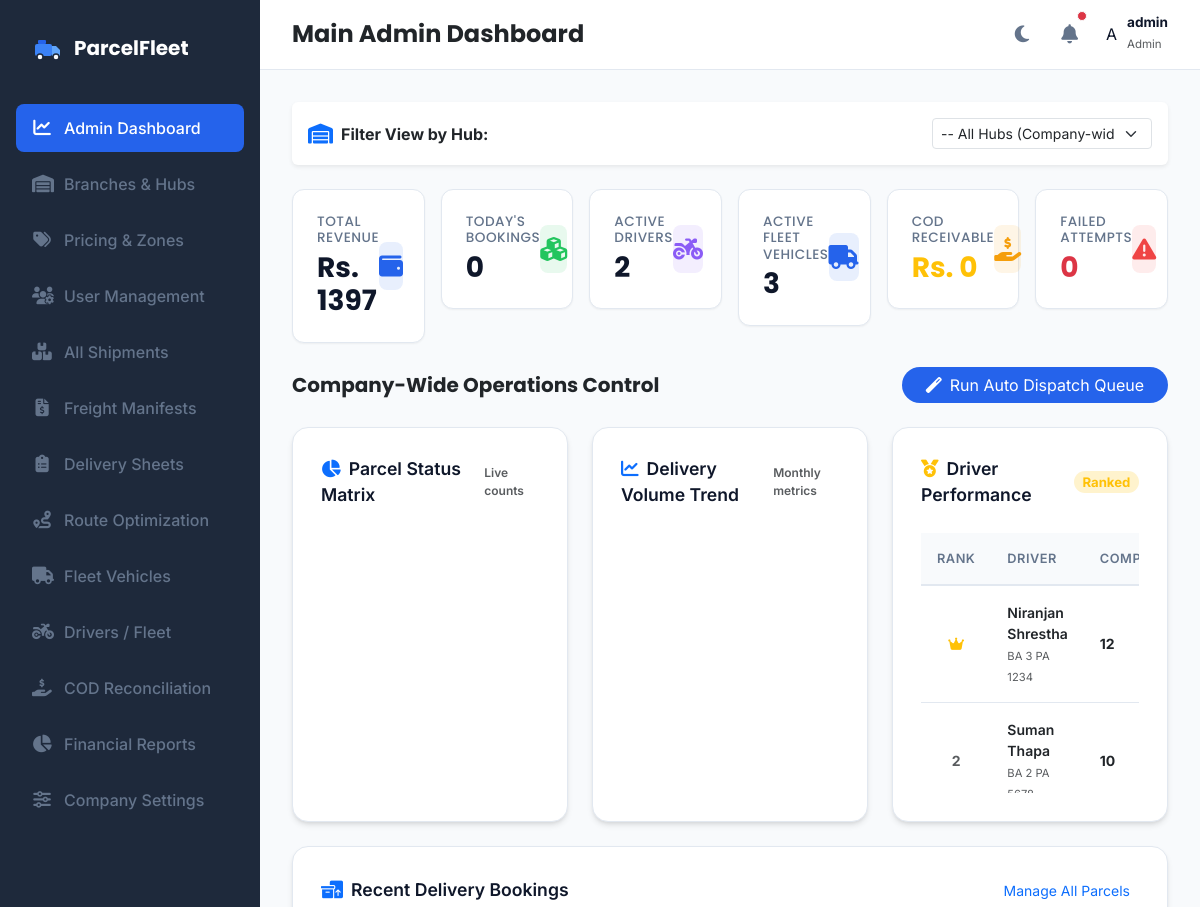
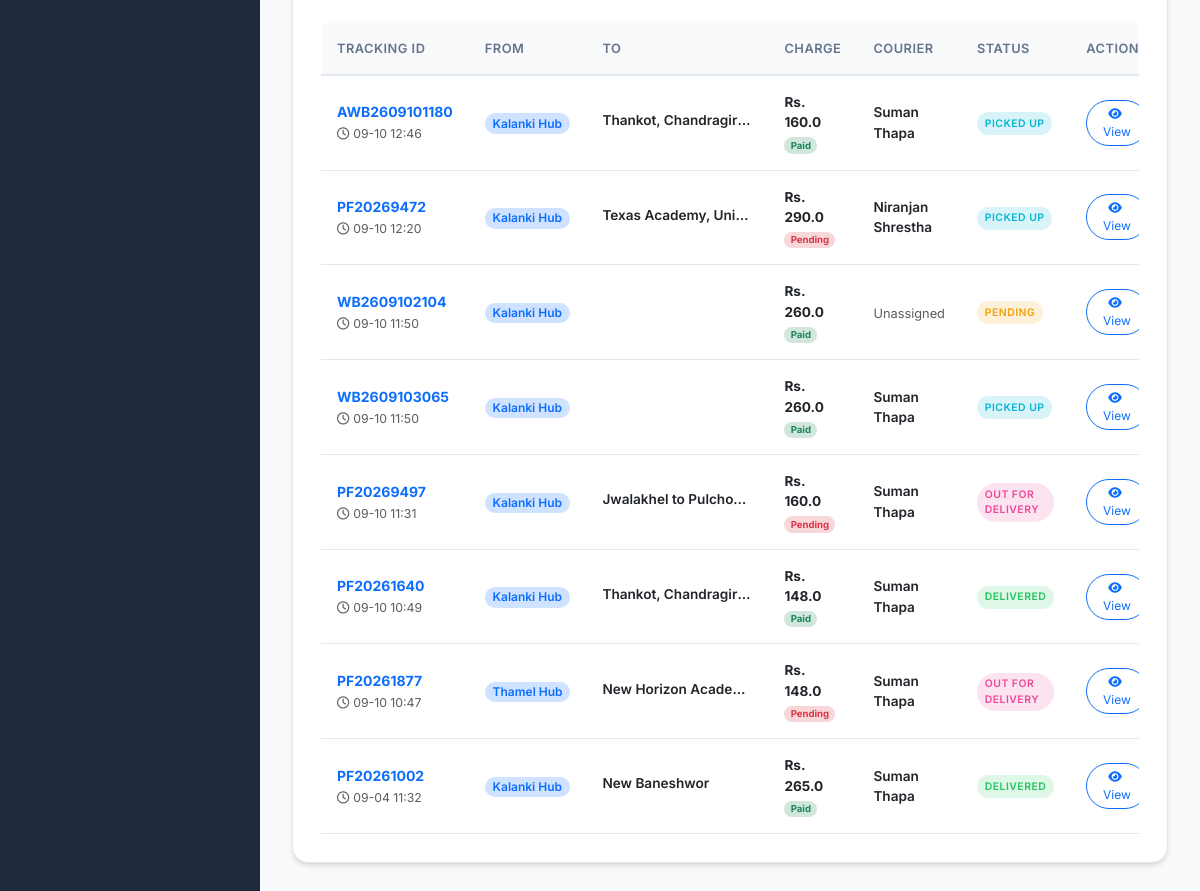
The app's page /admin/dashboard (signed in), older data (2 pictures, top to bottom).
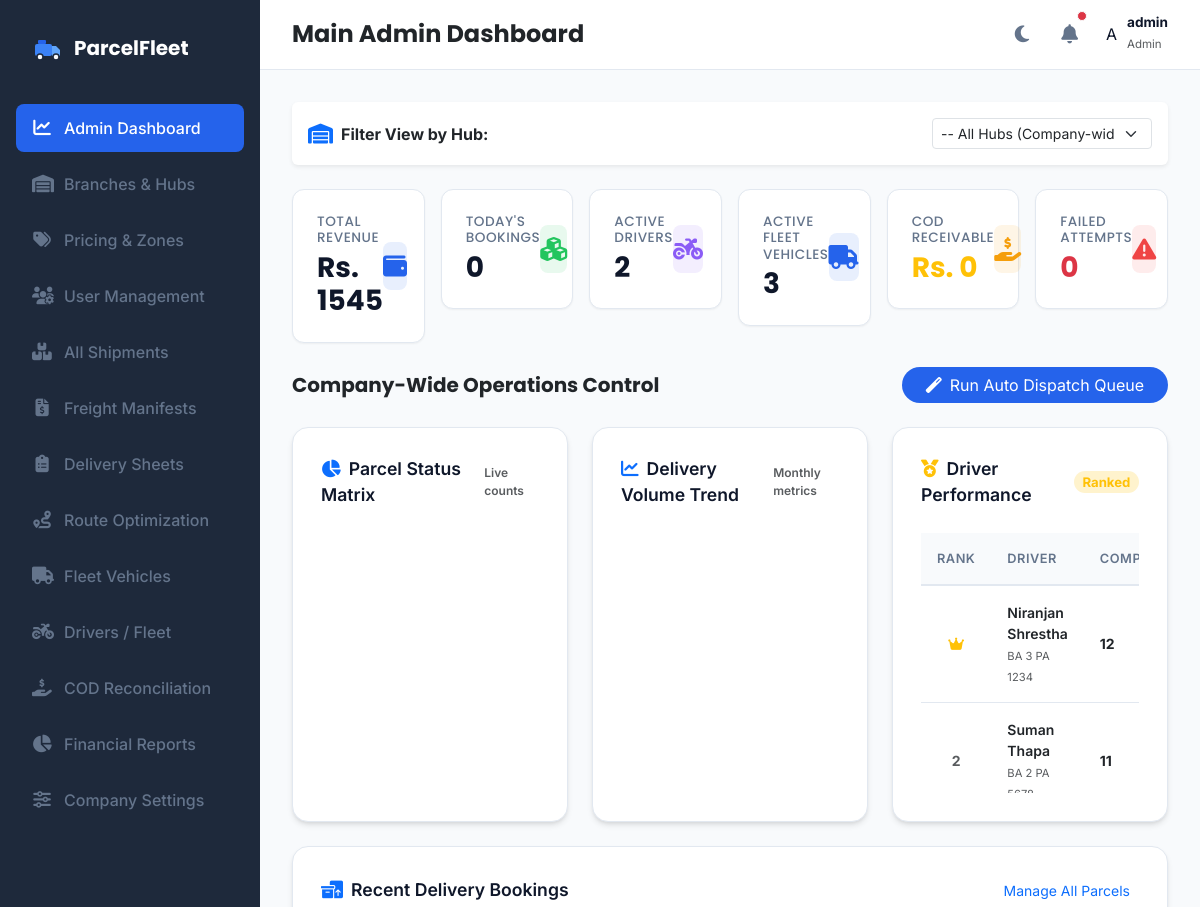
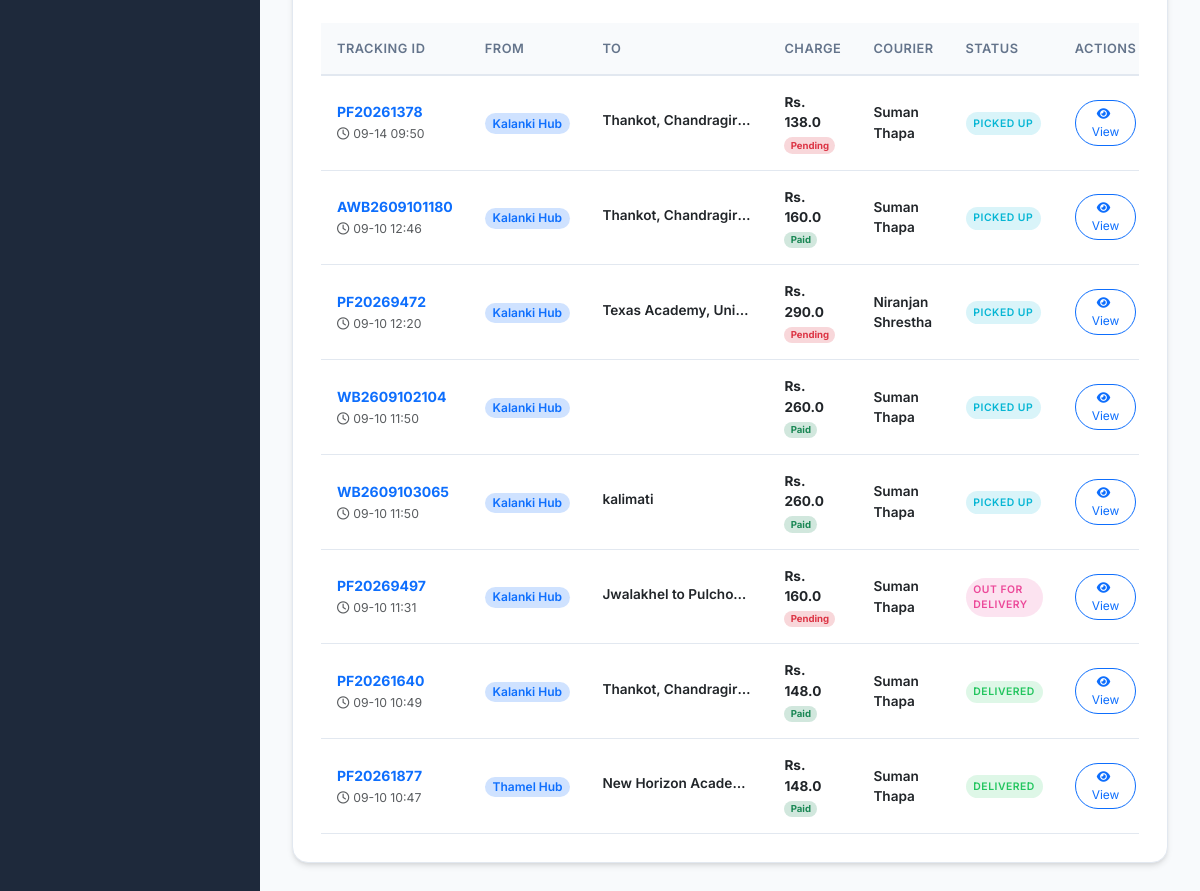
The same page, newer data (2 pictures, top to bottom).
### models.py (models this page shows, shortened)
class Driver(db.Model):
    __tablename__ = 'drivers'
    id = db.Column(db.Integer, primary_key=True)
    user_id = db.Column(db.Integer, db.ForeignKey('users.id'), nullable=True)
    name = db.Column(db.String(100), nullable=False)
    phone = db.Column(db.String(20), nullable=False, unique=True)
    email = db.Column(db.String(100), nullable=True, unique=True)
    vehicle_number = db.Column(db.String(50), nullable=False)  # Kept for backward compatibility
    availability = db.Column(db.String(20), default='Available')  # 'Available', 'On Delivery', 'Offline', 'On Break'
    latitude = db.Column(db.Float, nullable=False, default=27.7172)  # Default Kathmandu Coordinates
    longitude = db.Column(db.Float, nullable=False, default=85.3240)
    completed_deliveries = db.Column(db.Integer, default=0)
    average_delivery_time = db.Column(db.Float, default=0.0)  # In minutes
    employee_code = db.Column(db.String(50), unique=True, nullable=True)
    address = db.Column(db.String(255), nullable=True)
    license_number = db.Column(db.String(50), nullable=True)
    license_expiry = db.Column(db.DateTime, nullable=True)
    joining_date = db.Column(db.DateTime, default=datetime.utcnow)
    assigned_vehicle_id = db.Column(db.Integer, db.ForeignKey('vehicles.id'), nullable=True)
    emergency_contact = db.Column(db.String(50), nullable=True)
    status = db.Column(db.String(30), default='Available')  # 'Available', 'Delivering', 'Off Duty', 'On Leave'
    hub_id = db.Column(db.Integer, db.ForeignKey('hubs.id'), nullable=True)
    rating = db.Column(db.Float, default=5.0)
    remarks = db.Column(db.Text, nullable=True)
    total_deliveries = db.Column(db.Integer, default=0)
    successful_deliveries = db.Column(db.Integer, default=0)
    failed_deliveries = db.Column(db.Integer, default=0)
    parcels = db.relationship('Parcel', backref='assigned_driver', foreign_keys="Parcel.assigned_driver_id")
    assignments = db.relationship('Assignment', backref='driver', cascade="all, delete-orphan")

class Parcel(db.Model):
    __tablename__ = 'parcels'
    id = db.Column(db.Integer, primary_key=True)
    tracking_id = db.Column(db.String(50), unique=True, nullable=False)
    sender_name = db.Column(db.String(100), nullable=False)
    sender_phone = db.Column(db.String(20), nullable=False)
    receiver_name = db.Column(db.String(100), nullable=False)
    receiver_phone = db.Column(db.String(20), nullable=False)
    pickup_address = db.Column(db.String(100), nullable=False)
    delivery_address = db.Column(db.String(100), nullable=False)
    pickup_hub = db.Column(db.String(100), nullable=True)
    delivery_hub = db.Column(db.String(100), nullable=True)
    pickup_latitude = db.Column(db.Float, nullable=False, default=27.7154)
    pickup_longitude = db.Column(db.Float, nullable=False, default=85.3123)
    delivery_latitude = db.Column(db.Float, nullable=False, default=27.6915)
    delivery_longitude = db.Column(db.Float, nullable=False, default=85.3331)
    parcel_type = db.Column(db.String(50), nullable=False)
    weight = db.Column(db.Float, nullable=False)
    length = db.Column(db.Float, nullable=False, default=10.0)
    width = db.Column(db.Float, nullable=False, default=10.0)
    height = db.Column(db.Float, nullable=False, default=10.0)
    status = db.Column(db.String(30), default='Pending')  # 'Pending', 'Assigned', 'Manifested', 'Picked Up', 'In Transit', 'Out For Delivery', 'Delivered', 'Failed Delivery', 'Returned', 'Cancelled'
    delivery_charge = db.Column(db.Float, nullable=False, default=0.0)
    payment_status = db.Column(db.String(20), default='Pending')  # 'Pending', 'Paid', 'COD'
    assigned_driver_id = db.Column(db.Integer, db.ForeignKey('drivers.id'), nullable=True)
    service_type = db.Column(db.String(50), nullable=False, default='Standard')  # 'Standard', 'Express', 'Air', 'Surface'
    cod_amount = db.Column(db.Float, default=0.0)
    customer_id = db.Column(db.Integer, db.ForeignKey('customer_profiles.id'), nullable=True)
    hub_id = db.Column(db.Integer, db.ForeignKey('hubs.id'), nullable=True)
    merchandise_id = db.Column(db.Integer, db.ForeignKey('merchandise.id'), nullable=True)
    manifest_id = db.Column(db.Integer, db.ForeignKey('manifests.id'), nullable=True)
    expected_delivery_date = db.Column(db.DateTime, nullable=True)
    pickup_image = db.Column(db.String(255), nullable=True)
    delivery_image = db.Column(db.String(255), nullable=True)
    delivery_attempts = db.Column(db.Integer, default=0)
    failed_reason = db.Column(db.String(255), nullable=True)
    special_tags = db.Column(db.String(255), nullable=True)
    created_at = db.Column(db.DateTime, default=datetime.utcnow)
    delivered_at = db.Column(db.DateTime, nullable=True)
    delivery_notes = db.Column(db.Text, nullable=True)
    customer_signature = db.Column(db.Text, nullable=True)
    history = db.relationship('TrackingHistory', backref='parcel', cascade="all, delete-orphan", order_by="TrackingHistory.timestamp.asc()")
    notifications = db.relationship('NotificationLog', backref='parcel', cascade="all, delete-orphan", order_by="NotificationLog.timestamp.asc()")

### app.py (the view)
@app.route('/admin/dashboard')
@login_required
def admin_dashboard():
    if current_user.role not in ['admin', 'hub_admin', 'booking_staff', 'warehouse_staff', 'dispatcher', 'delivery_staff', 'branch_staff']:
        return redirect(url_for('index'))
    hub_name = get_current_hub_name()
    hub_filter_query = request.args.get('hub_filter')
    if current_user.role == 'admin' and hub_filter_query:
        hub_name = hub_filter_query
    all_hubs = Hub.query.all()
    if hub_name:
        parcels = Parcel.query.filter((Parcel.pickup_hub == hub_name) | (Parcel.delivery_hub == hub_name)).all()
        drivers = Driver.query.join(Hub, Driver.hub_id == Hub.id, isouter=True).filter((Hub.name == hub_name) | (Driver.hub_id == None)).all()
        vehicles = Vehicle.query.join(Hub, Vehicle.hub_id == Hub.id, isouter=True).filter((Hub.name == hub_name) | (Vehicle.hub_id == None)).all()
    else:
        parcels = Parcel.query.all()
        drivers = Driver.query.all()
        vehicles = Vehicle.query.all()
    total_revenue = sum(p.delivery_charge for p in parcels if p.status == 'Delivered' or p.payment_status == 'Paid')
    today_bookings = sum(1 for p in parcels if p.created_at.date() == datetime.utcnow().date())
    active_drivers = sum(1 for d in drivers if d.availability in ['Available', 'On Delivery', 'On Break'])
    total_vehicles = len(vehicles)
    failed_attempts = sum(p.delivery_attempts for p in parcels)
    cod_pending = sum(p.delivery_charge for p in parcels if p.payment_status == 'COD' and p.status != 'Delivered')
    delivered_parcels = [p for p in parcels if p.status == 'Delivered' and p.delivered_at]
    avg_time = 22.4
    if delivered_parcels:
        durations = [(p.delivered_at - p.created_at).total_seconds() / 60.0 for p in delivered_parcels]
        avg_time = sum(durations) / len(durations) if durations else 22.4
    stats = {
        'total_revenue': round(total_revenue),
        'today_bookings': today_bookings,
        'active_drivers': active_drivers,
        'total_vehicles': total_vehicles,
        'failed_attempts': failed_attempts,
        'cod_pending': round(cod_pending),
        'avg_time': round(avg_time, 1)
    }
    if hub_name:
        recent_parcels = Parcel.query.filter((Parcel.pickup_hub == hub_name) | (Parcel.delivery_hub == hub_name)).order_by(Parcel.created_at.desc()).limit(8).all()
    else:
        recent_parcels = Parcel.query.order_by(Parcel.created_at.desc()).limit(8).all()
    driver_rankings = Driver.query.order_by(Driver.completed_deliveries.desc()).all()
    return render_template(
        'admin_dashboard.html',
        active_page='dashboard',
        stats=stats,
        recent_parcels=recent_parcels,
        driver_rankings=driver_rankings,
        hub_name=hub_name,
        all_hubs=all_hubs
    )

### app.py (called while the page is built)
@login_manager.user_loader
def load_user(user_id):
    return User.query.get(int(user_id))

def get_current_hub_name():
    if not current_user.is_authenticated:
        return None
    if current_user.role in ['hub_admin', 'branch_manager', 'booking_staff', 'warehouse_staff', 'dispatcher', 'branch_staff']:
        profile = HubAdmin.query.filter_by(user_id=current_user.id).first()
        if profile and profile.hub:
            return profile.hub.name
    return None

### templates/admin_dashboard.html (shortened to what the changed rows need)
{% extends "base.html" %}
{% block content %}
<div class="row row-cols-1 row-cols-sm-2 row-cols-xl-6 g-3 mb-4">
    <div class="col">
        <div class="kpi-card">
            <div class="kpi-details">
                <h6>Total Revenue</h6>
                <h3 class="fw-bold">Rs. {{ stats.total_revenue }}</h3>
            </div>
        </div>
    </div>
</div>
<div class="row g-4 mb-4">
    <div class="col-12 col-lg-4">
        <div class="premium-card h-100 mb-0">
            <div class="table-responsive" style="max-height: 260px; overflow-y: auto;">
                <table class="table table-sm align-middle premium-table">
                    <thead>
                        <tr>
                            <th>Rank</th>
                            <th>Driver</th>
                            <th>Completed</th>
                        </tr>
                    </thead>
                    <tbody>
                        {% for driver in driver_rankings %}
                        <tr>
                            <td class="fw-bold text-center">
                                {% if loop.index == 1 %}
                                <i class="fas fa-crown text-warning"></i>
                                {% else %}
                                <span class="text-muted">{{ loop.index }}</span>
                                {% endif %}
                            </td>
                            <td>
                                <div class="fw-semibold">{{ driver.name }}</div>
                                <small class="text-muted" style="font-size: 0.7rem;">{{ driver.vehicle_number }}</small>
                            </td>
                            <td class="fw-bold">{{ driver.completed_deliveries }}</td>
                        </tr>
                        {% endfor %}
                    </tbody>
                </table>
            </div>
        </div>
    </div>
</div>
<div class="premium-card">
    <div class="table-responsive">
        <table class="table premium-table">
            <thead>
                <tr>
                    <th>Tracking ID</th>
                    <th>From</th>
                    <th>To</th>
                    <th>Charge</th>
                    <th>Courier</th>
                    <th>Status</th>
                    <th class="no-print text-end">Actions</th>
                </tr>
            </thead>
            <tbody>
                {% if not recent_parcels %}
                <tr>
                    <td colspan="7" class="text-center text-muted py-4">No recent bookings.</td>
                </tr>
                {% else %}
                {% for p in recent_parcels %}
                <tr data-status="{{ p.status }}" data-payment="{{ p.payment_status }}">
                    <td>
                        <a href="{{ url_for('parcel_details', id=p.id) }}" class="fw-bold text-primary text-decoration-none d-block">{{ p.tracking_id }}</a>
                        <small class="text-muted"><i class="far fa-clock me-1"></i>{{ p.created_at.strftime('%m-%d %H:%M') }}</small>
                    </td>
                    <td>
                        <span class="badge bg-primary-subtle text-primary border-0 rounded-pill fw-semibold" style="font-size: 0.75rem;">{{ p.pickup_hub }} Hub</span>
                    </td>
                    <td>
                        <span class="text-dark fw-semibold" style="font-size: 0.85rem; max-width: 150px; text-overflow: ellipsis; white-space: nowrap; overflow: hidden; display: inline-block;" title="{{ p.delivery_address }}">{{ p.delivery_address }}</span>
                    </td>
                    <td>
                        <div class="fw-bold text-dark" style="font-size: 0.85rem;">Rs. {{ p.delivery_charge | round(0) }}</div>
                        <span class="badge bg-{% if p.payment_status == 'Paid' %}success-subtle text-success{% elif p.payment_status == 'COD' %}warning-subtle text-warning{% else %}danger-subtle text-danger{% endif %} border-0 rounded-pill" style="font-size: 0.6rem;">
                            {{ p.payment_status }}
                        </span>
                    </td>
                    <td>
                        {% if p.assigned_driver %}
                        <div class="fw-semibold text-dark" style="font-size: 0.85rem;">{{ p.assigned_driver.name }}</div>
                        {% else %}
                        <span class="text-muted" style="font-size: 0.8rem;">Unassigned</span>
                        {% endif %}
                    </td>
                    <td>
                        <span class="status-badge {% if p.status == 'Pending' %}badge-pending{% elif p.status == 'Assigned' %}badge-assigned{% elif p.status == 'Picked Up' %}badge-pickedup{% elif p.status == 'In Transit' %}badge-intransit{% elif p.status == 'Out For Delivery' %}badge-outfordelivery{% elif p.status == 'Delivered' %}badge-delivered{% else %}badge-cancelled{% endif %}" style="font-size: 0.65rem;">
                            {{ p.status }}
                        </span>
                    </td>
                    <td class="no-print text-end">
                        <div class="d-flex justify-content-end gap-1">
                            <a class="btn btn-sm btn-outline-primary rounded-pill px-3" style="font-size: 0.75rem;" href="{{ url_for('parcel_details', id=p.id) }}">
                                <i class="fas fa-eye me-1"></i>View
                            </a>
                        </div>
                    </td>
                </tr>
                {% endfor %}
                {% endif %}
            </tbody>
        </table>
    </div>
</div>
{% endblock %}

Row changes from the older to the newer data that the page shows:
no longer on this page (row unchanged): Parcel: tracking_id "PF20261002", created_at "09-04 11:32", pickup_hub "Kalanki", delivery_address "New Baneshwor", delivery_charge "265.0", payment_status "Paid", assigned_driver.name "Suman Thapa", status "DELIVERED"
changed Driver "Suman Thapa": completed_deliveries "10" → "11"
added Parcel: tracking_id "PF20261378", created_at "09-14 09:50", pickup_hub "Kalanki", delivery_address "Thankot, Chandragir…", delivery_charge "138.0", payment_status "Pending", assigned_driver.name "Suman Thapa", status "PICKED UP"
changed Parcel "WB2609102104": assigned_driver.name (not shown) → "Suman Thapa"; status "PENDING" → "PICKED UP"; no longer shows "Unassigned"
changed Parcel "WB2609103065": delivery_address (not shown) → "kalimati"
changed Parcel "PF20261877": payment_status "Pending" → "Paid"; status "OUT FOR DELIVERY" → "DELIVERED"
Text that changed along with them:
{{ stats.total_revenue }}: "1397" → "1545"
